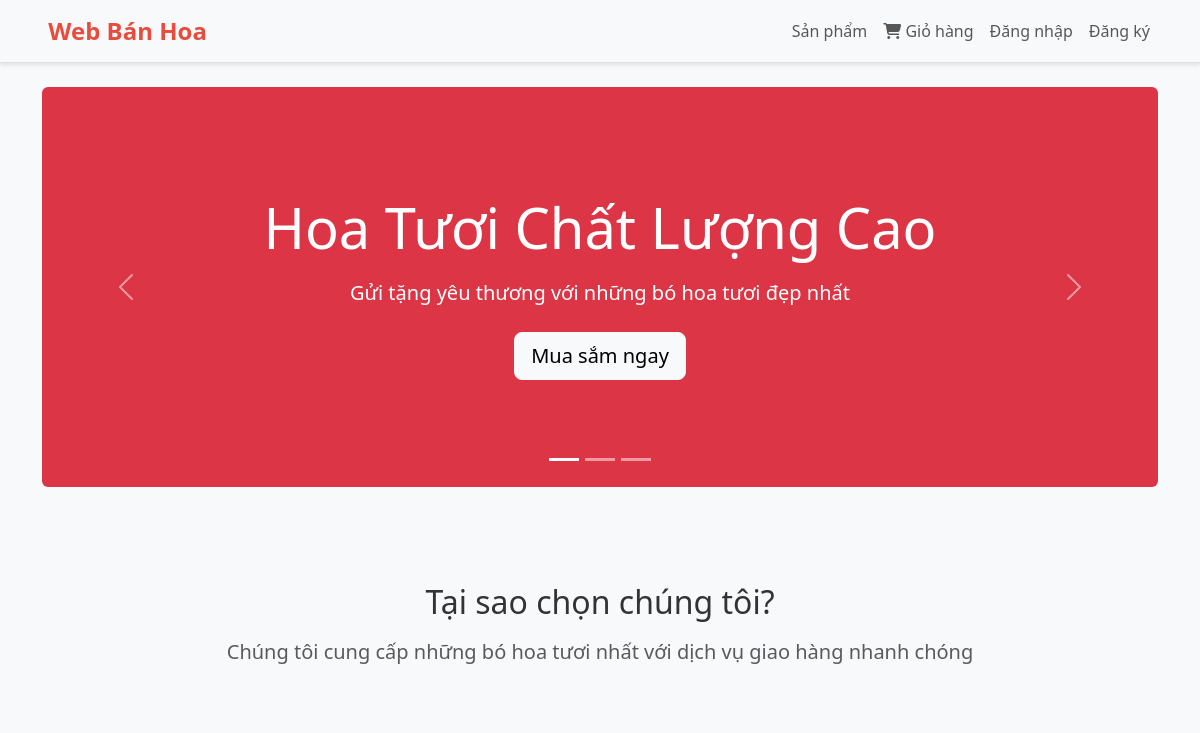
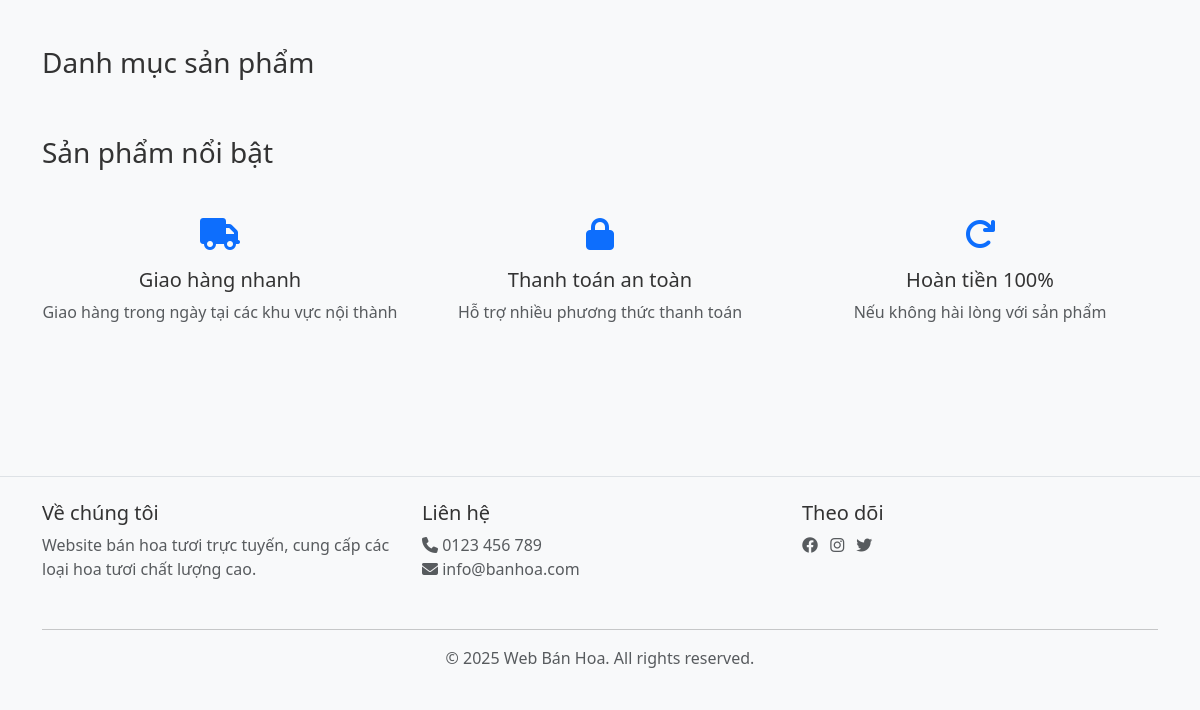
Before: / with the older database file (2 pictures, top to bottom).
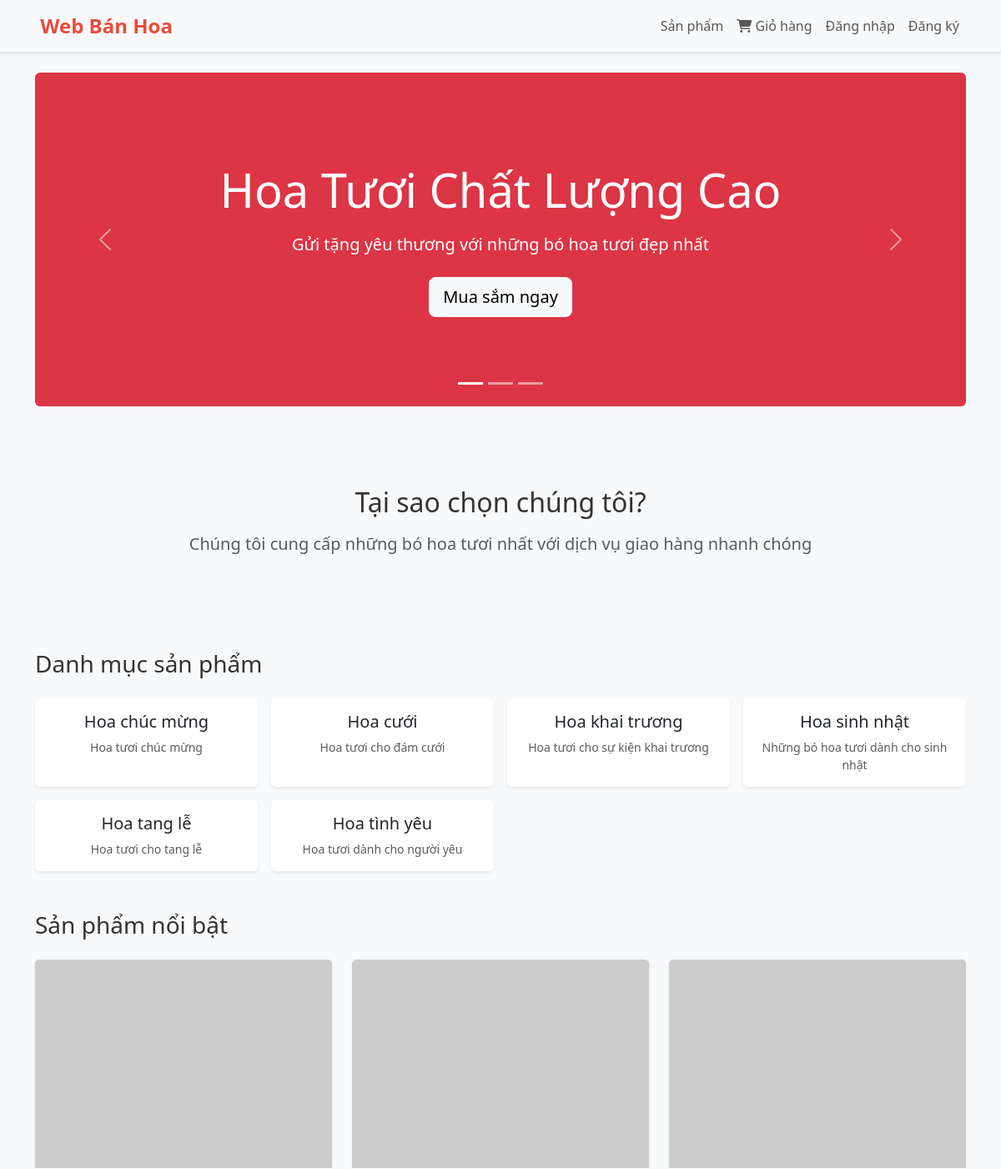
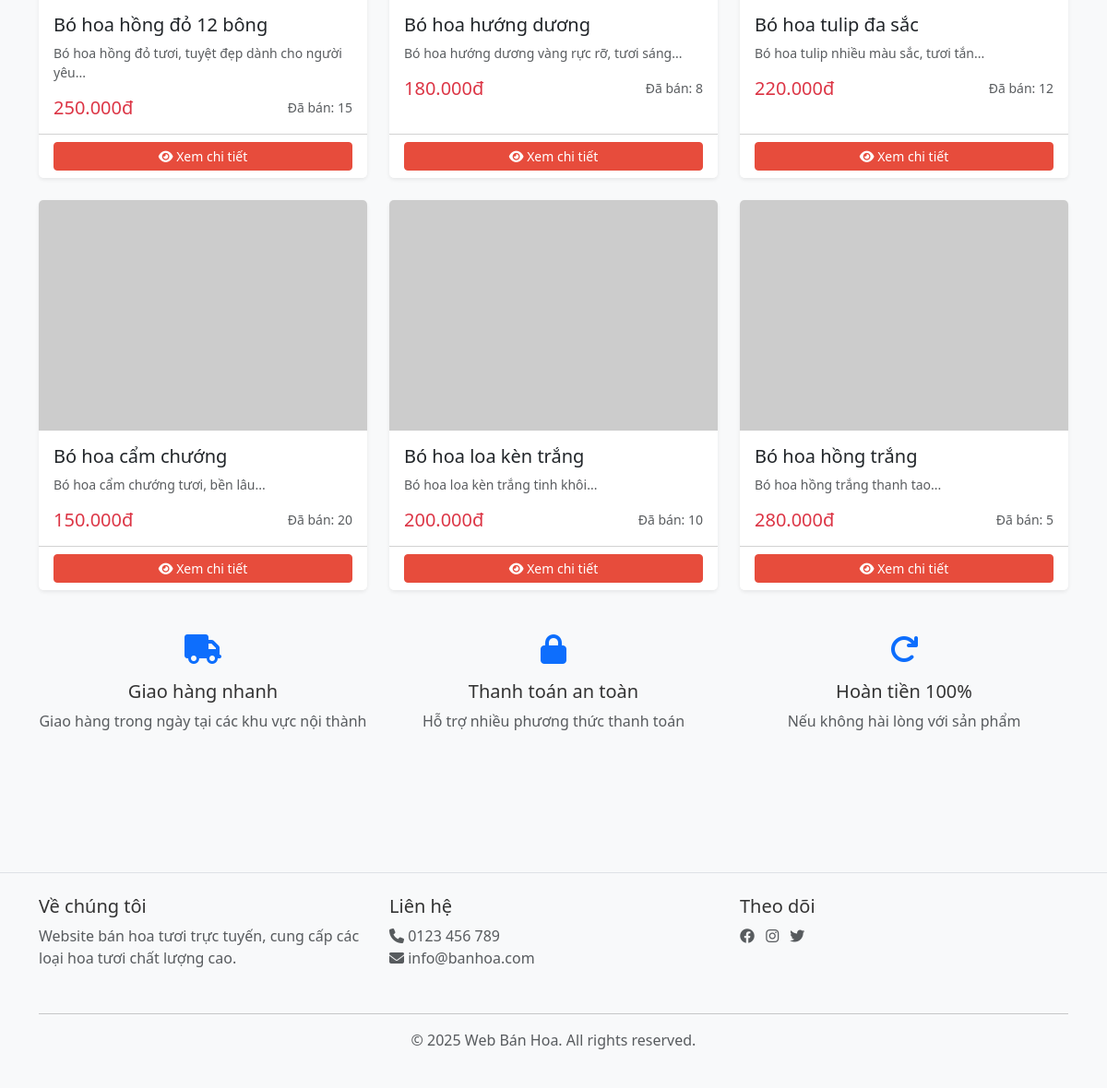
After: the same page with the newer database file (2 pictures, top to bottom).
### tables this page shows
CREATE TABLE categories (
    category_id INT AUTO_INCREMENT PRIMARY KEY,
    name VARCHAR(100) NOT NULL,
    description TEXT,
    status ENUM('active', 'inactive') DEFAULT 'active'
);

CREATE TABLE products (
    product_id INT AUTO_INCREMENT PRIMARY KEY,
    name VARCHAR(255) NOT NULL,
    description TEXT,
    price DECIMAL(10, 2) NOT NULL,
    stock INT DEFAULT 0,
     
    image_url VARCHAR(500), 
    category_id INT,
    status ENUM('available', 'out_of_stock', 'discontinued') DEFAULT 'available',
    sold_count INT DEFAULT 0,
    view_count INT DEFAULT 0, 
    created_at TIMESTAMP DEFAULT CURRENT_TIMESTAMP,
    updated_at TIMESTAMP DEFAULT CURRENT_TIMESTAMP ON UPDATE CURRENT_TIMESTAMP,
    FOREIGN KEY (category_id) REFERENCES categories(category_id) ON DELETE SET NULL
);

### config/session.php (called while the page is built, shortened)
<?php
function isLoggedIn() {
    return isset($_SESSION['user_id']);
}
?>

### models/Category.php (called while the page is built, shortened)
<?php
class Category {
    private $conn;
    private $table = 'categories';
    public function __construct($db) {
        $this->conn = $db;
    }
    public function getAllCategories() {
        $query = "SELECT * FROM " . $this->table . " WHERE status = 'active' ORDER BY name ASC";
        $result = $this->conn->query($query);
        return $result->fetch_all(MYSQLI_ASSOC);
    }
}
?>

### models/Product.php (called while the page is built, shortened)
<?php
class Product {
    private $conn;
    private $table = 'products';
    public function __construct($db) {
        $this->conn = $db;
    }
    public function getAllProducts($page = 1, $limit = ITEMS_PER_PAGE) {
        $offset = ($page - 1) * $limit;
        $query = "SELECT p.*, c.name as category_name
                  FROM " . $this->table . " p
                  LEFT JOIN categories c ON p.category_id = c.category_id
                  WHERE p.status = 'available'
                  ORDER BY p.created_at DESC
                  LIMIT ? OFFSET ?";
        $stmt = $this->conn->prepare($query);
        $stmt->bind_param("ii", $limit, $offset);
        $stmt->execute();
        return $stmt->get_result()->fetch_all(MYSQLI_ASSOC);
    }
}
?>

### index.php (the view, shortened to what this page needs)
<?php
require_once ROOT_DIR . '/config/session.php';
$conn = require ROOT_DIR . '/config/database.php';
require_once ROOT_DIR . '/models/Product.php';
require_once ROOT_DIR . '/models/Category.php';
$product = new Product($conn);
$category = new Category($conn);
$featured_products = $product->getAllProducts(1, 6);
$categories = $category->getAllCategories();
?>
<?php include 'views/layout/header.php'; ?>
<div class="container">
    <div id="heroCarousel" class="carousel slide mb-5" data-bs-ride="carousel">
        <div class="carousel-indicators">
            <button type="button" data-bs-target="#heroCarousel" data-bs-slide-to="0" class="active"></button>
            <button type="button" data-bs-target="#heroCarousel" data-bs-slide-to="1"></button>
            <button type="button" data-bs-target="#heroCarousel" data-bs-slide-to="2"></button>
        </div>
        <div class="carousel-inner">
            <div class="carousel-item active">
                <div class="bg-danger text-white p-5 rounded text-center" style="min-height: 400px; display: flex; align-items: center; justify-content: center;">
                    <div>
                        <h1 class="display-4 mb-3">Hoa Tươi Chất Lượng Cao</h1>
                        <p class="lead mb-4">Gửi tặng yêu thương với những bó hoa tươi đẹp nhất</p>
                        <a href="/web_banhoa/products.php" class="btn btn-light btn-lg">Mua sắm ngay</a>
                    </div>
                </div>
            </div>
        </div>
        <button class="carousel-control-prev" type="button" data-bs-target="#heroCarousel" data-bs-slide="prev">
            <span class="carousel-control-prev-icon"></span>
        </button>
        <button class="carousel-control-next" type="button" data-bs-target="#heroCarousel" data-bs-slide="next">
            <span class="carousel-control-next-icon"></span>
        </button>
    </div>
    <div class="row mb-5">
        <div class="col-md-12">
            <div class="bg-light p-5 rounded text-center">
                <h2 class="mb-3">Tại sao chọn chúng tôi?</h2>
                <p class="lead text-muted">Chúng tôi cung cấp những bó hoa tươi nhất với dịch vụ giao hàng nhanh chóng</p>
            </div>
        </div>
    </div>
    <div class="mb-5">
        <h3 class="mb-4">Danh mục sản phẩm</h3>
        <div class="row g-3">
            <?php foreach ($categories as $cat): ?>
                <div class="col-md-3">
                    <a href="/web_banhoa/products.php?category=<?php echo $cat['category_id']; ?>"
                       class="card text-decoration-none text-dark h-100 shadow-sm">
                        <div class="card-body text-center">
                            <h5 class="card-title"><?php echo $cat['name']; ?></h5>
                            <p class="card-text text-muted small"><?php echo $cat['description']; ?></p>
                        </div>
                    </a>
                </div>
            <?php endforeach; ?>
        </div>
    </div>
    <div class="mb-5">
        <h3 class="mb-4">Sản phẩm nổi bật</h3>
        <div class="row g-4">
            <?php foreach ($featured_products as $prod): ?>
                <div class="col-md-4">
                    <div class="card h-100 shadow-sm">
                        <img src="<?php echo $prod['image_url'] ?? '/web_banhoa/assets/images/placeholder.jpg'; ?>"
                             class="card-img-top" alt="<?php echo $prod['name']; ?>" style="height: 250px; object-fit: cover;">
                        <div class="card-body">
                            <h5 class="card-title"><?php echo $prod['name']; ?></h5>
                            <p class="card-text text-muted small"><?php echo substr($prod['description'], 0, 80) . '...'; ?></p>
                            <div class="d-flex justify-content-between align-items-center">
                                <span class="h5 mb-0 text-danger"><?php echo number_format($prod['price'], 0, ',', '.'); ?>đ</span>
                                <small class="text-muted">Đã bán: <?php echo $prod['sold_count']; ?></small>
                            </div>
                        </div>
                        <div class="card-footer bg-white">
                            <a href="/web_banhoa/product-detail.php?id=<?php echo $prod['product_id']; ?>"
                               class="btn btn-primary btn-sm w-100">
                                <i class="fas fa-eye"></i> Xem chi tiết
                            </a>
                        </div>
                    </div>
                </div>
            <?php endforeach; ?>
        </div>
    </div>
    <div class="row mb-5">
        <div class="col-md-4 text-center mb-3">
            <i class="fas fa-truck text-primary" style="font-size: 2rem;"></i>
            <h5 class="mt-3">Giao hàng nhanh</h5>
            <p class="text-muted">Giao hàng trong ngày tại các khu vực nội thành</p>
        </div>
        <div class="col-md-4 text-center mb-3">
            <i class="fas fa-lock text-primary" style="font-size: 2rem;"></i>
            <h5 class="mt-3">Thanh toán an toàn</h5>
            <p class="text-muted">Hỗ trợ nhiều phương thức thanh toán</p>
        </div>
        <div class="col-md-4 text-center mb-3">
            <i class="fas fa-redo text-primary" style="font-size: 2rem;"></i>
            <h5 class="mt-3">Hoàn tiền 100%</h5>
            <p class="text-muted">Nếu không hài lòng với sản phẩm</p>
        </div>
    </div>
</div>
<?php include 'views/layout/footer.php'; ?>

### views/layout/header.php (shortened to what this page needs)
<!DOCTYPE html>
<html lang="vi">
<head>
    <link href="https://cdn.jsdelivr.net/npm/bootstrap@5.3.0/dist/css/bootstrap.min.css" rel="stylesheet">
    <link rel="stylesheet" href="https://cdnjs.cloudflare.com/ajax/libs/font-awesome/6.4.0/css/all.min.css">
    <link rel="stylesheet" href="/web_banhoa/assets/css/style.css">
</head>
<body>
    <nav class="navbar navbar-expand-lg navbar-light bg-light border-bottom">
        <div class="container">
            <a class="navbar-brand fw-bold" href="/web_banhoa/">
                <i class="fas fa-flower"></i> Web Bán Hoa
            </a>
            <div class="collapse navbar-collapse" id="navbarNav">
                <ul class="navbar-nav ms-auto">
                    <li class="nav-item">
                        <a class="nav-link" href="/web_banhoa/products.php">Sản phẩm</a>
                    </li>
                    <li class="nav-item">
                        <a class="nav-link" href="/web_banhoa/cart.php">
                            <i class="fas fa-shopping-cart"></i> Giỏ hàng
                        </a>
                    </li>
                    <?php if (isLoggedIn()): ?>
                        <li class="nav-item dropdown">
                            <a class="nav-link dropdown-toggle" href="#" id="userDropdown" role="button" data-bs-toggle="dropdown">
                                <i class="fas fa-user"></i> <?php echo $_SESSION['full_name']; ?>
                            </a>
                            <ul class="dropdown-menu" aria-labelledby="userDropdown">
                                <?php if (isAdmin()): ?>
                                    <li><a class="dropdown-item" href="/web_banhoa/admin/dashboard.php">Quản trị</a></li>
                                    <li><hr class="dropdown-divider"></li>
                                <?php endif; ?>
                                <li><a class="dropdown-item" href="/web_banhoa/profile.php">Hồ sơ</a></li>
                                <li><a class="dropdown-item" href="/web_banhoa/orders.php">Đơn hàng</a></li>
                                <li><a class="dropdown-item" href="/web_banhoa/addresses.php">Địa chỉ</a></li>
                                <li><hr class="dropdown-divider"></li>
                                <li><a class="dropdown-item" href="/web_banhoa/logout.php">Đăng xuất</a></li>
                            </ul>
                        </li>
                    <?php else: ?>
                        <li class="nav-item">
                            <a class="nav-link" href="/web_banhoa/login.php">Đăng nhập</a>
                        </li>
                        <li class="nav-item">
                            <a class="nav-link" href="/web_banhoa/register.php">Đăng ký</a>
                        </li>
                    <?php endif; ?>
                </ul>
            </div>
        </div>
    </nav>
    <main class="py-4">

### views/layout/footer.php (shortened to what this page needs)
    </main>
    <footer class="bg-light border-top mt-5 py-4">
        <div class="container">
            <div class="row">
                <div class="col-md-4 mb-3">
                    <h5>Về chúng tôi</h5>
                    <p class="text-muted">Website bán hoa tươi trực tuyến, cung cấp các loại hoa tươi chất lượng cao.</p>
                </div>
                <div class="col-md-4 mb-3">
                    <h5>Liên hệ</h5>
                    <p class="text-muted">
                        <i class="fas fa-phone"></i> 0123 456 789<br>
                        <i class="fas fa-envelope"></i> info@banhoa.com
                    </p>
                </div>
                <div class="col-md-4 mb-3">
                    <h5>Theo dõi</h5>
                    <a href="#" class="text-muted me-2"><i class="fab fa-facebook"></i></a>
                    <a href="#" class="text-muted me-2"><i class="fab fa-instagram"></i></a>
                    <a href="#" class="text-muted"><i class="fab fa-twitter"></i></a>
                </div>
            </div>
            <hr>
            <div class="text-center text-muted">
                <p>&copy; 2025 Web Bán Hoa. All rights reserved.</p>
            </div>
        </div>
    </footer>
</body>
</html>

### assets/css/style.css (style rules this page uses)
:root { --primary-color: #e74c3c; --secondary-color: #3498db; --light-color: #ecf0f1; --dark-color: #2c3e50; }
* { margin: 0; padding: 0; box-sizing: border-box; }
body { font-family: 'Segoe UI', Tahoma, Geneva, Verdana, sans-serif; background-color: #f8f9fa; color: #333; }
.navbar { box-shadow: 0 2px 4px rgba(0,0,0,0.1); }
.navbar-brand { color: var(--primary-color) !important; font-size: 1.5rem; }
.card { border: none; transition: transform 0.3s ease, box-shadow 0.3s ease; }
.btn-primary { background-color: var(--primary-color); border-color: var(--primary-color); }
footer { margin-top: auto; }
.card { animation: fadeIn 0.3s ease; }
.shadow-sm { box-shadow: 0 0.125rem 0.25rem rgba(0, 0, 0, 0.075) !important; }

Changed rows visible on the page:
added categories: name "Hoa chúc mừng", description "Hoa tươi chúc mừng"
added categories: name "Hoa cưới", description "Hoa tươi cho đám cưới"
added categories: name "Hoa khai trương", description "Hoa tươi cho sự kiện khai trương"
added categories: name "Hoa sinh nhật", description "Những bó hoa tươi dành cho sinh nhật"
added categories: name "Hoa tang lễ", description "Hoa tươi cho tang lễ"
added categories: name "Hoa tình yêu", description "Hoa tươi dành cho người yêu"
added products: name "Bó hoa hồng đỏ 12 bông", description "Bó hoa hồng đỏ tươi, tuyệt đẹp dành cho người yêu", price "250.000", sold_count "15"
added products: name "Bó hoa hướng dương", description "Bó hoa hướng dương vàng rực rỡ, tươi sáng", price "180.000", sold_count "8"
added products: name "Bó hoa tulip đa sắc", description "Bó hoa tulip nhiều màu sắc, tươi tắn", price "220.000", sold_count "12"
added products: name "Bó hoa cẩm chướng", description "Bó hoa cẩm chướng tươi, bền lâu", price "150.000", sold_count "20"
added products: name "Bó hoa loa kèn trắng", description "Bó hoa loa kèn trắng tinh khôi", price "200.000", sold_count "10"
added products: name "Bó hoa hồng trắng", description "Bó hoa hồng trắng thanh tao", price "280.000", sold_count "5"
